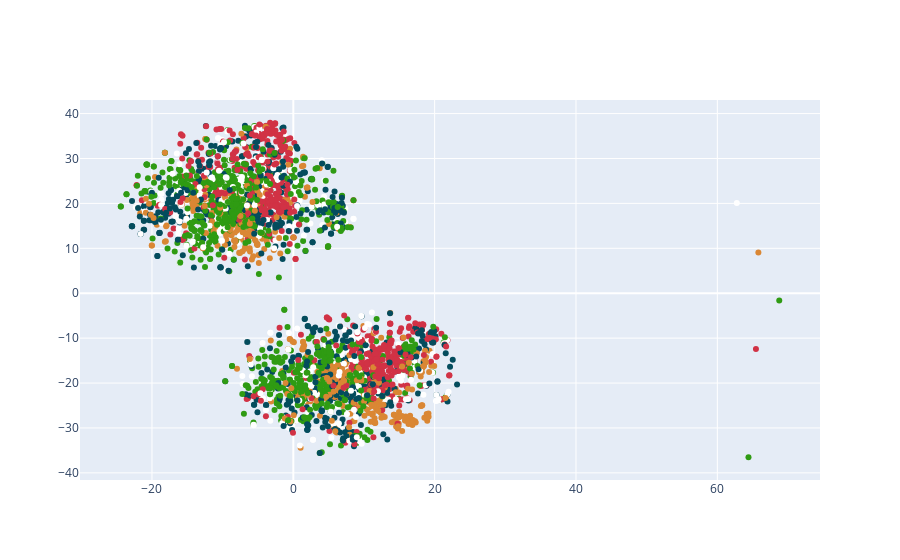

Notebook code cell kept with this figure:
### Code cell
plot_tsne(pcaed_arr.reshape(x, y*z), perplexity=50)

### Figure 1 — Plotly figure (JSON) as saved in the notebook; plotly's stock layout.template omitted (floating-point values rounded to 4 significant figures; data arrays with more than 128 entries replaced by an {"elided": "..."} marker saying what was removed)
{"data": [{"marker": {"color": {"elided": "2859 str values"}}, "mode": "markers", "type": "scatter", "x": {"elided": "2859 float values"}, "y": {"elided": "2859 float values"}}], "layout": {}}
